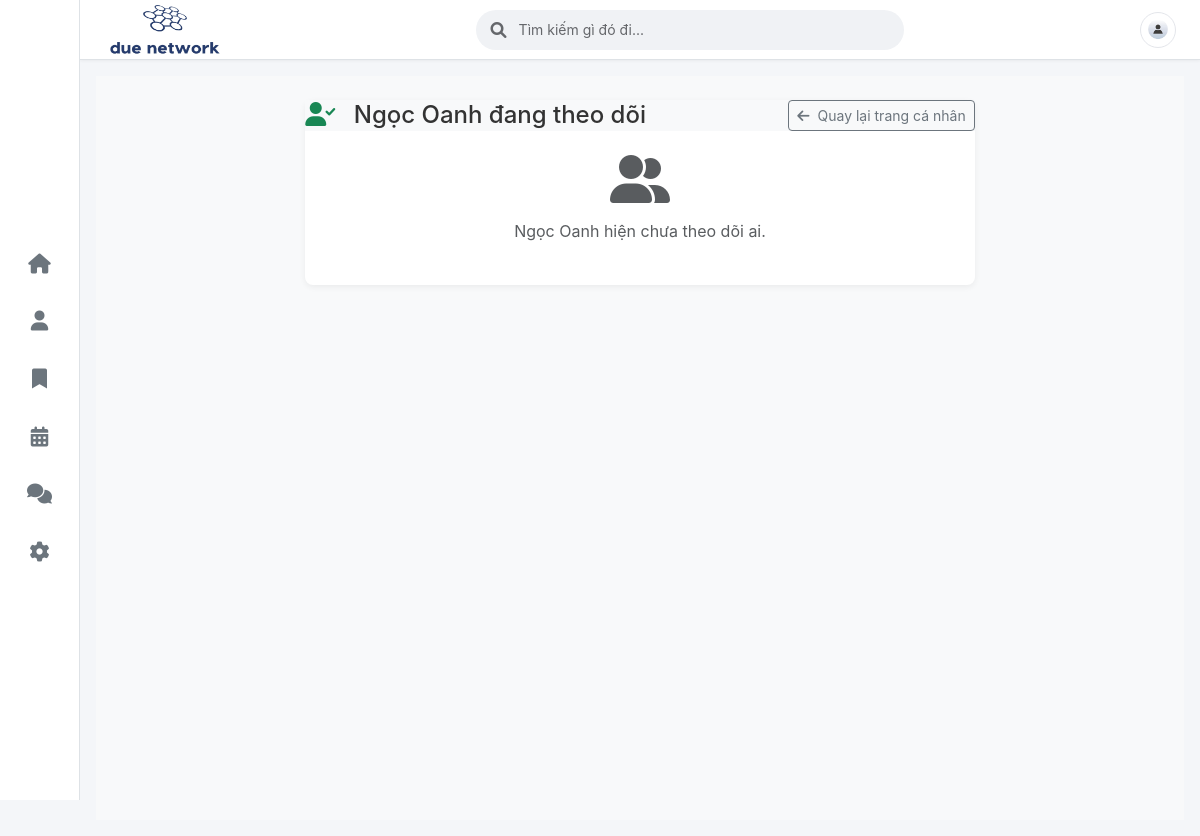
The app's page /profile/oanhyaa_/following/ (signed in), older data.
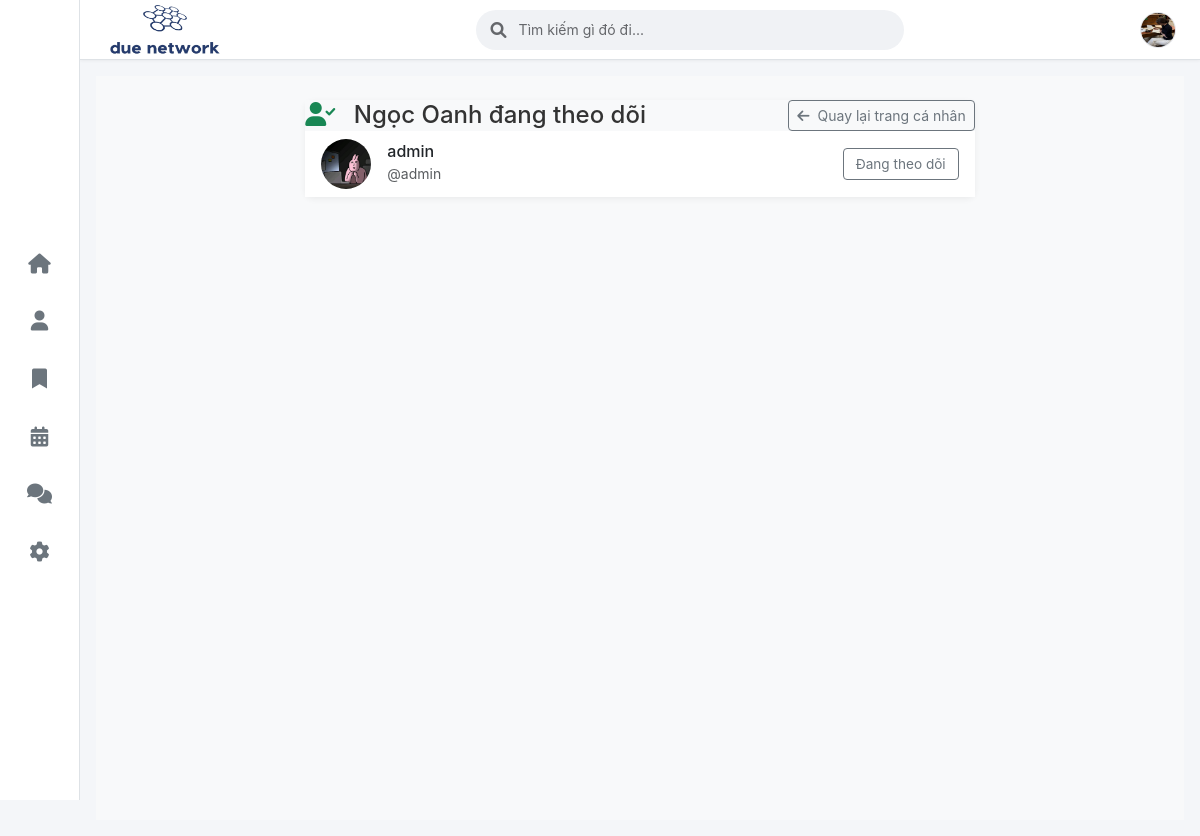
The same page, newer data.
### core/models.py (models this page shows, shortened)
class CustomUser(AbstractUser):
    ROLE_CHOICES = (
        ('user', 'User'),
        ('mod', 'Mod'),
        ('admin', 'Admin'),
    )
    email = models.EmailField(
        _('email address'),
        unique=True,
        validators=[validate_due_email] # Yêu cầu email DUE [cite: 2]
    )
    phone_number = models.CharField(max_length=15, blank=True, null=True) # Không bắt buộc [cite: 2]
    avatar = models.ImageField(upload_to='avatars/', null=True, blank=True, default='avatars/default_avatar.png')
    role = models.CharField(max_length=10, choices=ROLE_CHOICES, default='user')
    objects = CustomUserManager()
    groups = models.ManyToManyField(
        Group,
        verbose_name=_('groups'),
        blank=True,
        help_text=_(
            'The groups this user belongs to. A user will get all permissions '
            'granted to each of their groups.'
        ),
        related_name="customuser_groups",
        related_query_name="customuser",
    )
    user_permissions = models.ManyToManyField(
        Permission,
        verbose_name=_('user permissions'),
        blank=True,
        help_text=_('Specific permissions for this user.'),
        related_name="customuser_permissions",
        related_query_name="customuser",
    )

class Profile(models.Model):
    user = models.OneToOneField(settings.AUTH_USER_MODEL, on_delete=models.CASCADE)
    avatar = models.ImageField(upload_to='avatars/', null=True, blank=True, default='avatars/default_avatar.png')

### core/views.py (the view)
# urls.py: path('profile/<str:username>/following/', views.user_following_view, name='user_following'),
@login_required
def user_following_view(request, username):
    profile_user_obj = get_object_or_404(CustomUser.objects.select_related('profile'), username=username)
    following_users_qs = CustomUser.objects.filter(follower_set__follower=profile_user_obj).order_by('username').distinct()
    following_list_processed = []
    if request.user.is_authenticated:
        following_by_request_user_ids = set(Follow.objects.filter(follower=request.user).values_list('following_id', flat=True))
        for user_item in following_users_qs:
            user_item.is_followed_by_request_user = user_item.id in following_by_request_user_ids
            following_list_processed.append(user_item)
    else:
        following_list_processed = list(following_users_qs)
    paginator = Paginator(following_list_processed, 15)
    page_number = request.GET.get('page')
    page_obj = paginator.get_page(page_number)
    context = {
        'profile_user_page': profile_user_obj,
        'relationship_list_page': page_obj,
        'type': 'following'
    }
    return render(request, 'core/followers_list.html', context)

### core/templates/core/followers_list.html (shortened to what this page needs)
{% extends "core/base.html" %}
{% load static %}
{% load humanize %}
{% block content %}
<div class="user-list-wrapper">
    <div class="container">
        <div class="row justify-content-center">
            <div class="col-lg-8">
                <div class="user-list-card">
                    <div class="card-header bg-light">
                        <div class="d-flex justify-content-between align-items-center">
                            <h4 class="mb-0">
                                {% if type == 'followers' %}
                                    <i class="fas fa-users text-info"></i>
                                    Người theo dõi {{ profile_user_page.get_full_name|default:profile_user_page.username }}
                                {% elif type == 'following' %}
                                    <i class="fas fa-user-check text-success"></i>
                                    {{ profile_user_page.get_full_name|default:profile_user_page.username }} đang theo dõi
                                {% endif %}
                            </h4>
                            <a href="{% url 'profile' profile_user_page.username %}" class="btn btn-outline-secondary btn-sm">
                                <i class="fas fa-arrow-left me-1"></i> Quay lại trang cá nhân
                            </a>
                        </div>
                    </div>
                    <div class="card-body p-0">
                        {% if relationship_list_page %}
                            <ul class="list-group list-group-flush">
                                {% for relation_item_obj in relationship_list_page %}
                                    {% with user_to_display=relation_item_obj %}
                                        {% include "core/partials/_user_list_item.html" %}
                                    {% endwith %}
                                {% endfor %}
                            </ul>
                        {% else %}
                            <div class="text-center py-4 px-3">
                                <i class="fas fa-user-friends fa-3x text-muted mb-3"></i>
                                {% if type == 'followers' %}
                                    <p class="text-muted">{{ profile_user_page.get_full_name|default:profile_user_page.username }} hiện chưa có người theo dõi nào.</p>
                                {% elif type == 'following' %}
                                    <p class="text-muted">{{ profile_user_page.get_full_name|default:profile_user_page.username }} hiện chưa theo dõi ai.</p>
                                {% endif %}
                            </div>
                        {% endif %}
                    </div>
                </div>
            </div>
        </div>
    </div>
</div>
{% endblock %}

### core/templates/core/partials/_navbar.html (shortened to what this page needs)
{% load static %}
<nav class="navbar navbar-expand-lg navbar-light bg-white border-bottom sticky-top">
    <div class="container-fluid px-4">
        <a class="navbar-brand" href="{% url 'home' %}">
            <img src="{% static 'core/images/due_network_logo_small.png' %}" alt="DUE Network" height="55" width="120">
        </a>
        <div class="search-container mx-auto">
            <form action="{% url 'search' %}" method="GET" role="search">
                <div class="search-wrapper">
                    <i class="fas fa-search search-icon"></i>
                    <input type="search" name="q" placeholder="Tìm kiếm gì đó đi..." value="{{ request.GET.q }}">
                </div>
            </form>
        </div>
        <div class="user-profile">
            {% if user.is_authenticated %}
            <div class="dropdown">
                <a class="profile-link" href="#" id="navbarDropdownUser" role="button" data-bs-toggle="dropdown" aria-expanded="false">
                    {% if user.profile and user.profile.avatar and user.profile.avatar.name %}
                        <img src="{{ user.profile.avatar.url }}" alt="{{ user.username }}" class="rounded-circle">
                    {% else %}
                        <img src="{% static 'core/images/default_placeholder_avatar.png' %}" alt="{{ user.username }}" class="rounded-circle">
                    {% endif %}
                </a>
            </div>
            {% endif %}
        </div>
    </div>
</nav>

### core/templates/core/partials/_user_list_item.html (shortened to what this page needs)
{% load static %}
<li class="list-group-item user-list-item px-3 py-2">
    <div class="d-flex justify-content-between align-items-center">
        <a href="{% url 'profile' user_to_display.username %}" class="text-decoration-none text-dark d-flex align-items-center">
            {% if user_to_display.profile and user_to_display.profile.avatar and user_to_display.profile.avatar.name %}
                <img src="{{ user_to_display.profile.avatar.url }}" alt="{{ user_to_display.username }}">
            {% else %}
                <img src="{% static 'core/images/default_placeholder_avatar.png' %}" alt="{{ user_to_display.username }}">
            {% endif %}
            <div>
                <h6 class="mb-0 fw-medium">{{ user_to_display.get_full_name|default:user_to_display.username }}</h6>
                <small class="text-muted">@{{ user_to_display.username }}</small>
            </div>
        </a>
        <div>
            {% if request.user.is_authenticated and request.user != user_to_display %}
                <button class="btn btn-sm {% if user_to_display.is_followed_by_request_user %}btn-outline-secondary{% else %}btn-primary{% endif %} toggle-follow-btn" data-user-id="{{ user_to_display.id }}">
                    <span class="follow-text">{% if user_to_display.is_followed_by_request_user %}Đang theo dõi{% else %}Theo dõi{% endif %}</span>
                </button>
            {% elif request.user == user_to_display %}
                 <span class="badge bg-light text-dark border">Đây là bạn</span>
            {% endif %}
        </div>
    </div>
</li>

Row changes from the older to the newer data that the page shows:
changed CustomUser "Ngọc Oanh": profile.avatar: picture added in place of a placeholder; get_full_name "Ngọc Oanh" → (not shown)
now on this page (row edited): CustomUser: profile.avatar (picture), get_full_name "admin", username "admin", shows "Đang theo dõi"
Text that changed along with them:
text no longer shown: "hiện chưa theo dõi ai."
